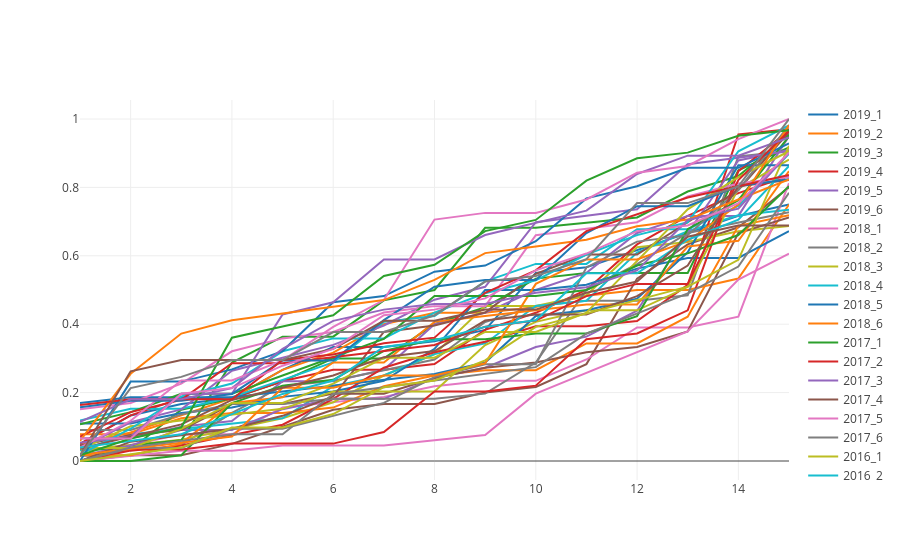

The cell this chart's notebook holds for it:
### Code cell
xs = list(range(1, 16))

data = []
for year in data_dict:
    for tour in data_dict[year]["rating_data"]["by_tours"]:
        data.append(
            go.Scatter(
                x=xs,
                y=data_dict[year]["rating_data"]["by_tours"][tour],
                mode="lines",
                name="{}_{}".format(year, tour)
            )
        )
    
py.iplot(data)
